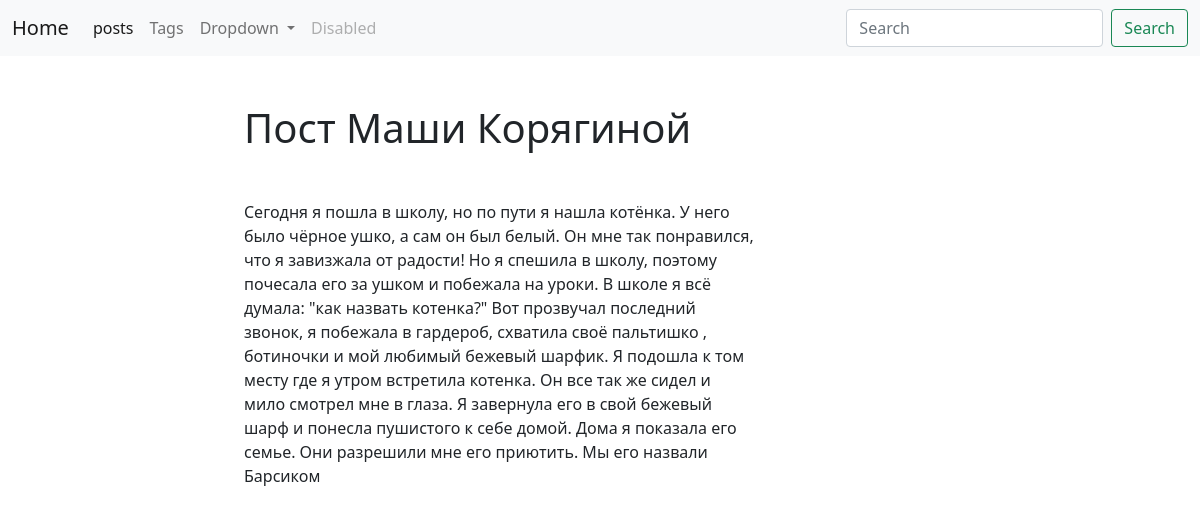
/blog/post/Post/, run on the app's committed database.
### blog/models.py (models this page shows, shortened)
class Post(models.Model):
    title=models.CharField(max_length=150,db_index=True)
    slug=models.SlugField(max_length=150,unique=True,blank=True)
    body=models.TextField(blank=True,db_index=True)
    tags=models.ManyToManyField('Tag',blank=True, related_name='posts')
    date_pub=models.DateTimeField(auto_now_add=True)

### blog/views.py (the view)
# urls.py: path('post/<str:slug>/', PostDetail.as_view(), name='post_detail_url'),
class PostDetail(ObjectDetailMixin, View):
    model=Post
    template= 'blog/post_detail.html'

### blog/utils.py (called while the page is built)
    def get(self,request,slug):
        object = get_object_or_404(self.model,slug__iexact=slug)
        return render(request, self.template , context={self.model.__name__.lower(): object})

### blog/templates/blog/post_detail.html (shortened to what this page needs)
{% extends 'blog/base_blog.html' %}
{% block content %}
<h1 class="mb-5">{{post.title}}</h1>
<p>{{post.body}}</p>
{% endblock %}

### data on the page
Post: title "Пост Маши Корягиной", body "Сегодня я пошла в школу, но по пути я нашла котёнка. У него было чёрное ушко, а сам он был белый. Он мне так понравился, что я завизжала от радости! Но я спешила в школу, поэтому почесала его за ушком и побежала на уроки. В школе я всё думала: \"как назвать котенка?\" Вот прозвучал последний звонок, я побежала в гардероб, схватила своё пальтишко , ботиночки и мой любимый бежевый шарфик. Я подошла к том месту где я утром встретила котенка. Он все так же сидел и мило смотрел мне в глаза. Я завернула его в свой бежевый шарф и понесла пушистого к себе домой. Дома я показала его семье. Они разрешили мне его приютить. Мы его назвали Барсиком"
